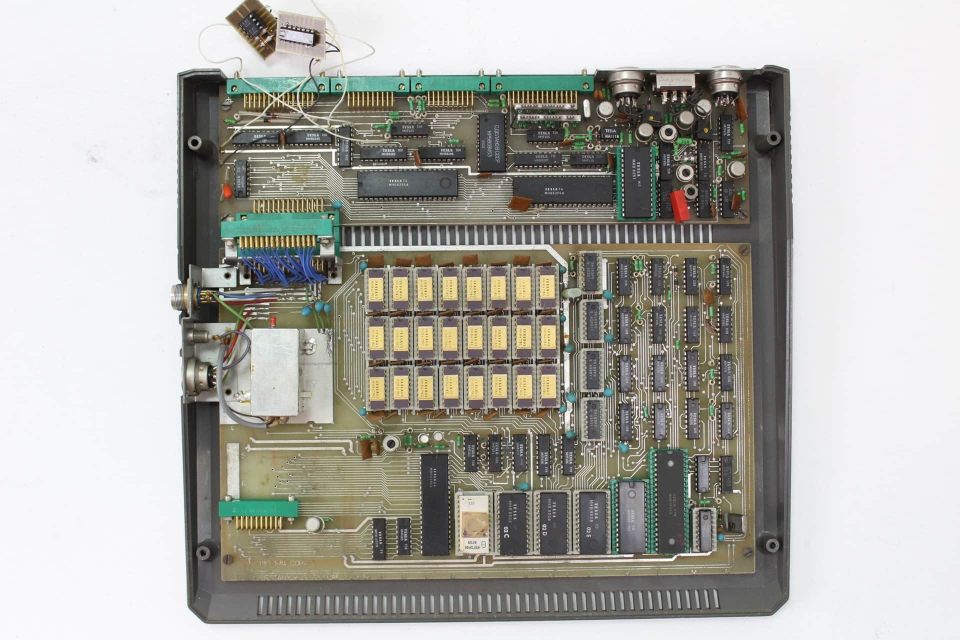
#> input picture theme-photos/Tesla-PMD-85-01.jpg, 1920 x 1280 px, given in place of pmd85_830_570.png, which was not available (shown at 1/2 size)
$ python make-splash.py
#> lines starting #> are read from the running program, lines starting #| are printed output that depends on the picture
#!/usr/bin/env python3 -I
"""Generates the scene images of the splash theme (scene-N.png, block.png, count in scenes.count and SCENES in
theme-pmd85.script). The scenes 1-7 are drawn here, the next ones are the photos of ../theme-photos (in the order of
their names), scaled down to fit 830x570 (the originals stay out of the theme, they would go to the initramfs).
Usage: python3 -I make-splash.py   (needs Pillow, run from theme-pmd85/)"""
from PIL import Image, ImageDraw, ImageFont
import glob
import os
import re

DATA = '../simpmd/data'
W, H = 830, 570
GRAY = (0x92, 0x92, 0xAA)
FONT = ImageFont.truetype(f'{DATA}/font/atari-classic.ttf', 28)
SMALL = ImageFont.truetype(f'{DATA}/font/atari-classic.ttf', 20)

def canvas():
    return Image.new('RGBA', (W, H), (0, 0, 0, 255))

def text_c(d, y, s, font=FONT, fill=(255, 255, 255)):
    w = d.textlength(s, font=font)
    d.text(((W - w) / 2, y), s, font=font, fill=fill)

scenes = []

# 1: the computer drawing
im = canvas()
im.alpha_composite(Image.open('pmd85_830_570.png').convert('RGBA'))
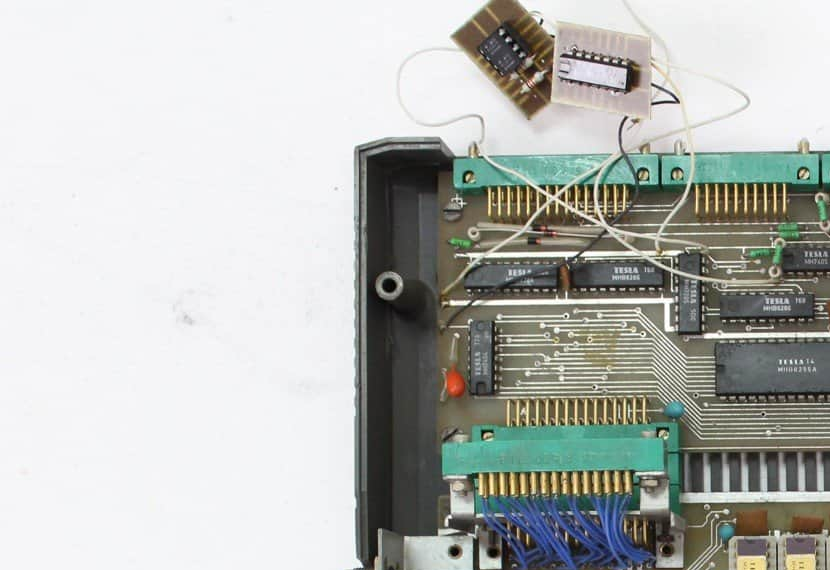
#> im: PIL image 830x570 RGBA; mean R, G, B, A 182.2, 184.7, 180.7, 255
scenes.append(im)

# 2-5: game logos
for name, title in (('flappy', 'FLAPPY'), ('boulder', 'BOULDER DASH'), ('manic', 'MANIC MINER'), ('fred', 'FRED')):
    logo = Image.open(f'{DATA}/logo/{name}.bmp').convert('L').resize((522, 522), Image.NEAREST)
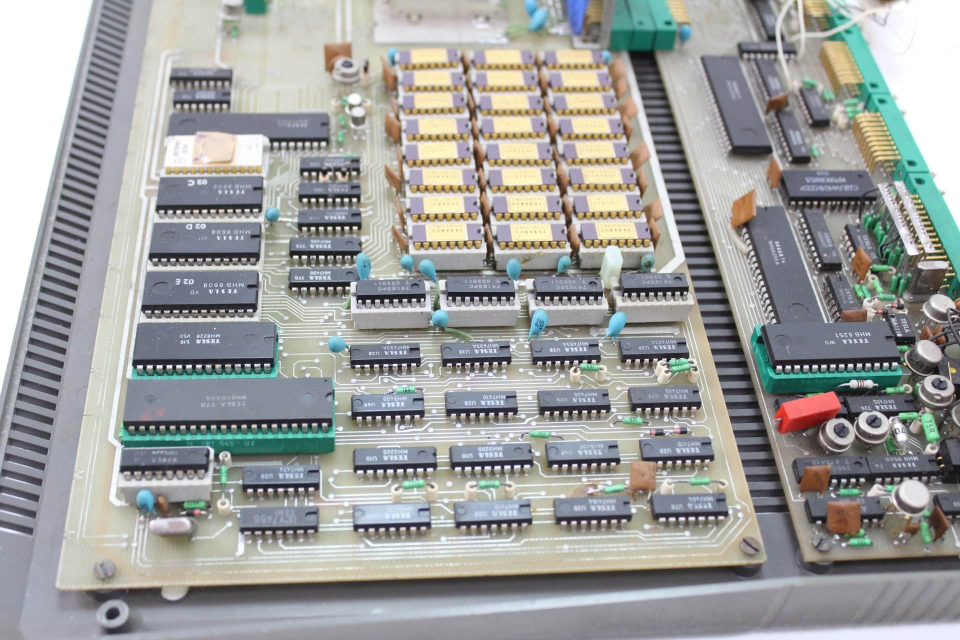
#> input picture theme-photos/Tesla-PMD-85-06.jpg, 1920 x 1280 px, given in place of flappy.bmp, which was not available (shown at 1/2 size)
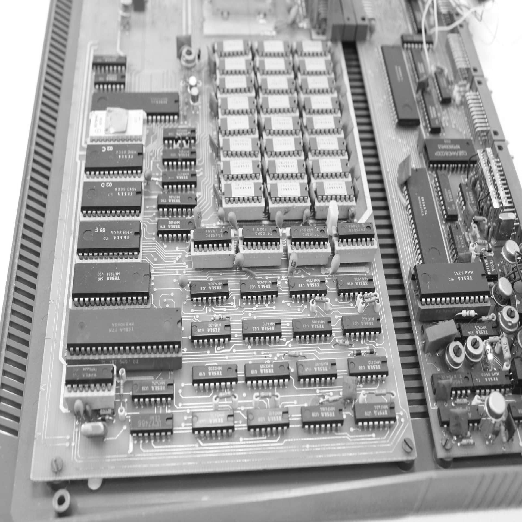
#> logo: PIL image 522x522 L; min 0, max 255, mean 157.9
    im = canvas()
    d = ImageDraw.Draw(im)
    im.paste(Image.merge('RGBA', (logo, logo, logo, Image.new('L', logo.size, 255))), ((W - 522) // 2, 0))
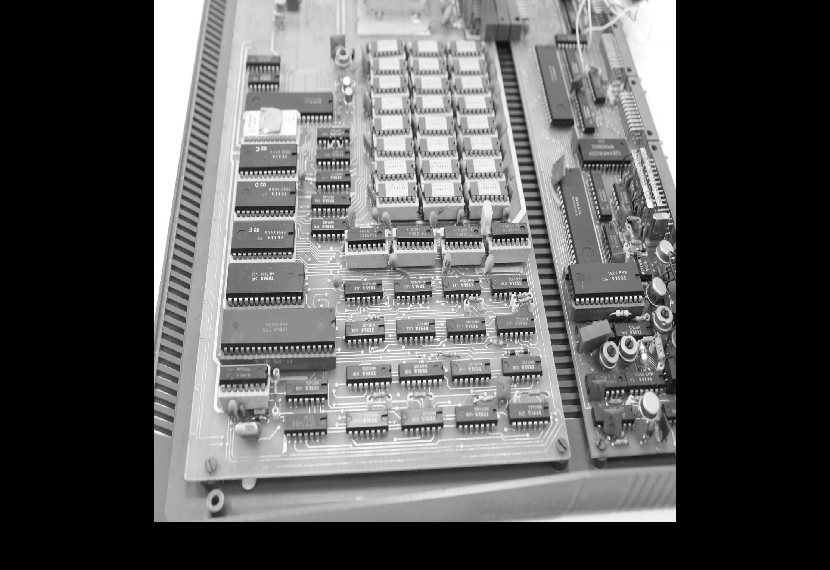
#> im: PIL image 830x570 RGBA; mean R, G, B, A 91, 91, 91, 255
    text_c(d, 535, title, SMALL, GRAY)
#> (the run stopped early here; a loop or call above may not have finished)
